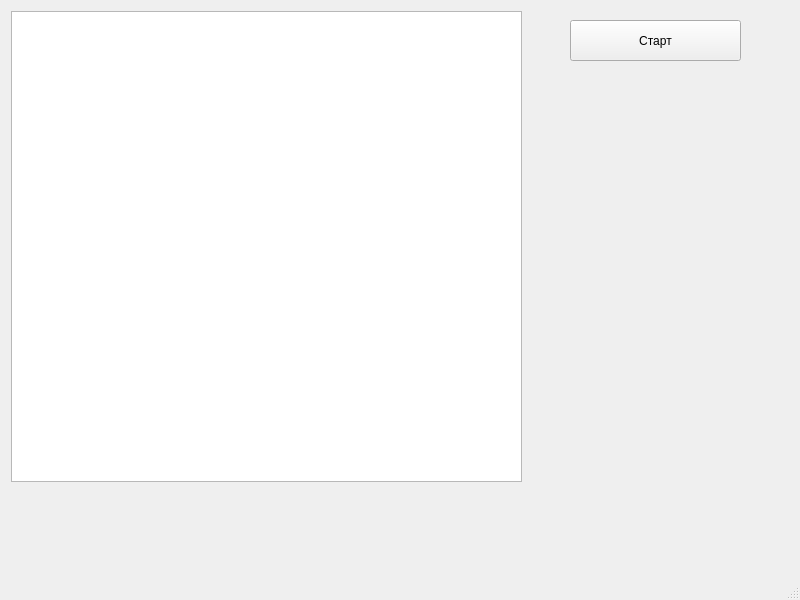
<?xml version="1.0" encoding="UTF-8"?>
<ui version="4.0">
 <class>MainWindow</class>
 <widget class="QMainWindow" name="MainWindow">
  <property name="geometry">
   <rect>
    <x>0</x>
    <y>0</y>
    <width>800</width>
    <height>600</height>
   </rect>
  </property>
  <property name="windowTitle">
   <string>MainWindow</string>
  </property>
  <widget class="QWidget" name="centralwidget">
   <widget class="QGraphicsView" name="graphicsView">
    <property name="geometry">
     <rect>
      <x>11</x>
      <y>11</y>
      <width>511</width>
      <height>471</height>
     </rect>
    </property>
   </widget>
   <widget class="QPushButton" name="pushButton">
    <property name="geometry">
     <rect>
      <x>570</x>
      <y>20</y>
      <width>171</width>
      <height>41</height>
     </rect>
    </property>
    <property name="text">
     <string>Старт</string>
    </property>
   </widget>
  </widget>
  <widget class="QMenuBar" name="menubar">
   <property name="geometry">
    <rect>
     <x>0</x>
     <y>0</y>
     <width>800</width>
     <height>25</height>
    </rect>
   </property>
  </widget>
  <widget class="QStatusBar" name="statusbar"/>
 </widget>
 <resources/>
 <connections/>
</ui>
